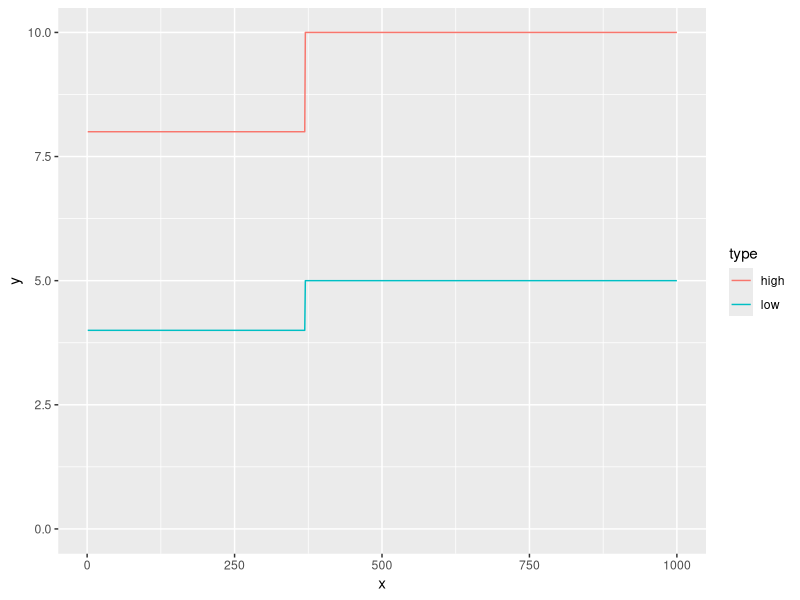

This figure's R source:
require(igraph)

n <- 1000
g <- sample_smallworld(1, n, 10, 0.05)
# E(g)$weight <- (runif(1)+0.1)*30
is.weighted(g)
dia <- diameter(g)
dia

# d_list <- eccentricity(g)
# summary(d_list)

dis <- distances(g)
d_list2 <- apply(dis,1,max)
summary(d_list2)

ord_dis <- d_list2[order(d_list2)] 
 

d_plot <- rbind(data.frame(x=1:n, y = ord_dis, type = 'low'),
                data.frame(x=1:n, y = 2*ord_dis, type = 'high'))

require(ggplot2)
p <- qplot(x=x,y=y,data=d_plot,color=type,geom='line')
p <- p + scale_y_continuous(limits = c(0, max(d_plot$y)))
p


# 结论:不能使用两倍离心率估算直径，误差太大 

